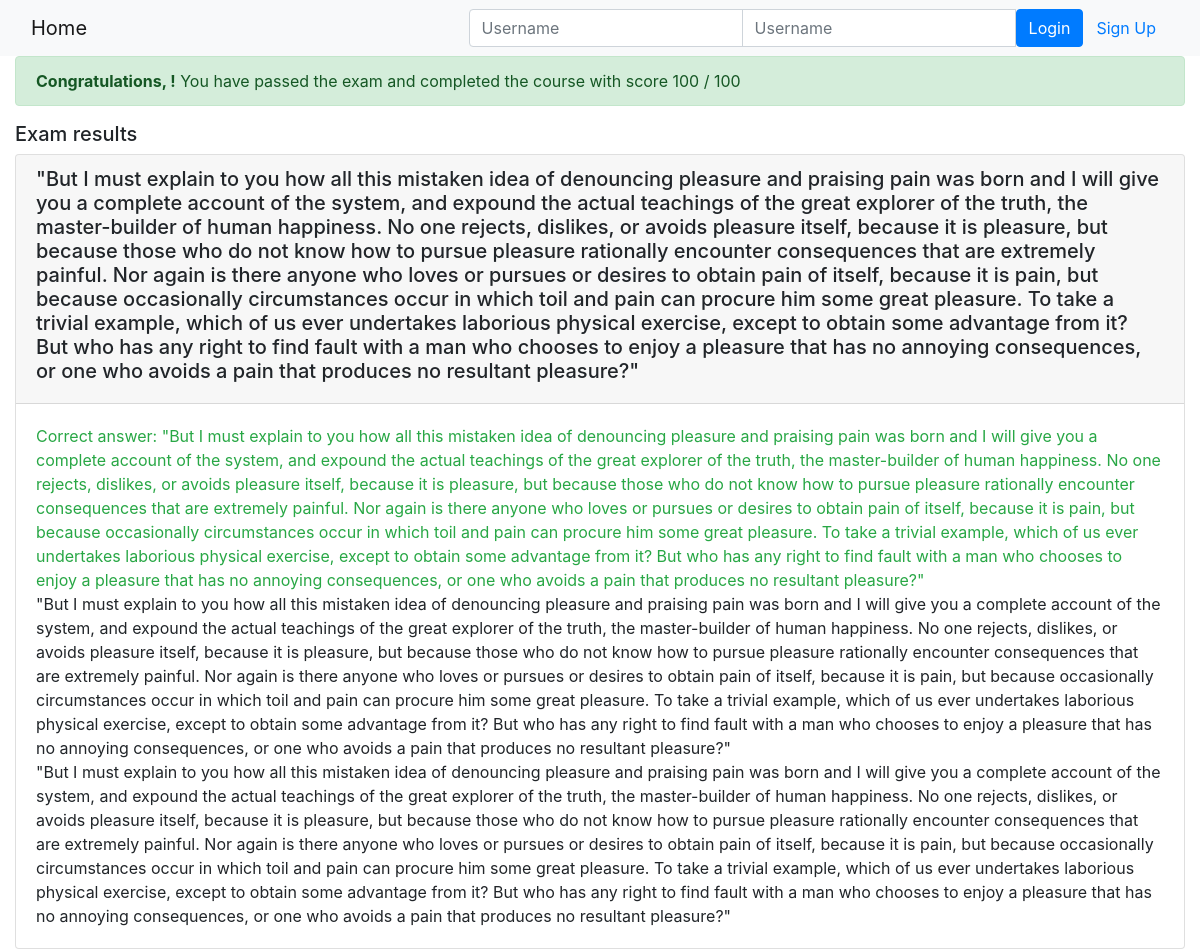
Screenshot of /onlinecourse/1/show_exam_result/1 with the database file from the repository.
### onlinecourse/models.py (models this page shows, shortened)
class Question(models.Model):
    course = models.ForeignKey(Course, on_delete=models.CASCADE)
    question_text = models.CharField(null=False, max_length=500)
    grade = models.IntegerField()

class Choice(models.Model):
    question = models.ForeignKey(Question, on_delete=models.CASCADE)
    choice_text = models.CharField(null=False, max_length=500)
    is_correct = models.BooleanField()

### onlinecourse/views.py (the view)
# urls.py: path('<int:course_id>/show_exam_result/<int:submission_id>', views.show_exam_result, name='show_exam_result'),
def show_exam_result(request, course_id, submission_id):
    course = get_object_or_404(Course, pk=course_id)
    submission = get_object_or_404(Submission, pk=submission_id)
    selected_ids = []
    for choice in submission.choices.all():
        selected_ids.append(choice.id)
    total_grade, get_grade = 0, 0
    for question in course.question_set.all():
        total_grade += question.grade
        all_correct = all([(choice.id in selected_ids) == choice.is_correct for choice in question.choice_set.all()])
        if all_correct:
            get_grade += question.grade
    grade = int(100.0 * get_grade / total_grade)
    context = {}
    context['course'] = course
    context['selected_ids'] = selected_ids
    context['grade'] = grade
    return render(request, 'onlinecourse/exam_result_bootstrap.html', context)

### onlinecourse/templates/onlinecourse/exam_result_bootstrap.html (shortened to what this page needs)
<!DOCTYPE html>
<html lang="en">
<head>
    {% load static %}
    <link rel="stylesheet" href="https://maxcdn.bootstrapcdn.com/bootstrap/4.5.2/css/bootstrap.min.css">
</head>
<body>
 <nav class="navbar navbar-light bg-light">
    <div class="container-fluid">
        <div class="navbar-header">
              <a class="navbar-brand" href="{% url 'onlinecourse:index' %}">Home</a>
        </div>
        <ul class="nav navbar-nav navbar-right">
            {% if user.is_authenticated %}
            <li>
                <a class="btn btn-link" href="#">{{ user.first_name }}({{ user.username }})</a>
                <a class="btn btn-link" href="{% url 'onlinecourse:logout' %}">Logout</a>
            </li>
            {% else %}
            <li>
                <form class="form-inline" action="{% url 'onlinecourse:login' %}" method="post">
                    <div class="input-group">
                        <input type="text" class="form-control" placeholder="Username" name="username" >
                        <input type="password" class="form-control" placeholder="Username" name="psw" >
                        <button class="btn btn-primary" type="submit">Login</button>
                        <a class="btn btn-link" href="{% url 'onlinecourse:registration' %}">Sign Up</a>
                    </div>
                </form>
            </li>
            {% endif %}
        </ul>
    </div>
</nav>
<div class="container-fluid">
    {% if grade > 80 %}
    <div class="alert alert-success">
       <b>Congratulations, {{user.usrename}}!</b> You have passed the exam and completed the course with score {{grade}} / 100
    </div>
        {% else %}
        <div class="alert alert-danger">
            <b>Failed</b> Sorry, {{user.username}}! You have failed exam with score {{grade}} / 100
        </div>
        <a class="btn btn-link text-danger" href="{% url 'onlinecourse:course_details' course.id %}">Re-test</a>
        {% endif %}
        <div class="card-columns-vertical mt-1">
        <h5 class="">Exam results</h5>
            {% for question in course.question_set.all %}
            <div class="card mt-1">
                <div class="card-header"><h5>{{question.question_text}}</h5></div>
                <div class="card-body">
                    {% for choice in question.choice_set.all %}
                        {% if choice.is_correct and choice.id in selected_ids %}
                        <div class="text-success">Correct answer: {{ choice.choice_text }}</div>
                        {% elif choice.is_correct %}
                        <div class="text-warning">Not selected: {{ choice.choice_text }}</div>
                        {% elif not choice.is_correct and choice.id in selected_ids %}
                        <div class="text-danger">Incorrect choices: {{ choice.choice_text }}</div>
                        {% else %}
                        <div>{{ choice.choice_text }}</div>
                        {% endif %}
                    {% endfor %}
                </div>
            </div>
            {% endfor %}
        </div>
    </div>
</body>
</html>

### rows the page displays
Question: question_text "\"But I must explain to you how all this mistaken idea of denouncing pleasure and praising pain was born and I will give you a complete account of the system, and expound the actual teachings of the great explorer of the truth, the master-builder of human happiness. No one rejects, dislikes, or avoids pleasure itself, because it is pleasure, but because those who do not know how to pursue pleasure rationally encounter consequences that are extremely painful. Nor again is there anyone who loves or pursues or desires to obtain pain of itself, because it is pain, but because occasionally circumstances occur in which toil and pain can procure him some great pleasure. To take a trivial example,…"
Choice: choice_text "\"But I must explain to you how all this mistaken idea of denouncing pleasure and praising pain was born and I will give you a complete account of the system, and expound the actual teachings of the great explorer of the truth, the master-builder of human happiness. No one rejects, dislikes, or avoids pleasure itself, because it is pleasure, but because those who do not know how to pursue pleasure rationally encounter consequences that are extremely painful. Nor again is there anyone who loves or pursues or desires to obtain pain of itself, because it is pain, but because occasionally circumstances occur in which toil and pain can procure him some great pleasure. To take a trivial example,…"
Choice: choice_text "\"But I must explain to you how all this mistaken idea of denouncing pleasure and praising pain was born and I will give you a complete account of the system, and expound the actual teachings of the great explorer of the truth, the master-builder of human happiness. No one rejects, dislikes, or avoids pleasure itself, because it is pleasure, but because those who do not know how to pursue pleasure rationally encounter consequences that are extremely painful. Nor again is there anyone who loves or pursues or desires to obtain pain of itself, because it is pain, but because occasionally circumstances occur in which toil and pain can procure him some great pleasure. To take a trivial example,…"
Choice: choice_text "\"But I must explain to you how all this mistaken idea of denouncing pleasure and praising pain was born and I will give you a complete account of the system, and expound the actual teachings of the great explorer of the truth, the master-builder of human happiness. No one rejects, dislikes, or avoids pleasure itself, because it is pleasure, but because those who do not know how to pursue pleasure rationally encounter consequences that are extremely painful. Nor again is there anyone who loves or pursues or desires to obtain pain of itself, because it is pain, but because occasionally circumstances occur in which toil and pain can procure him some great pleasure. To take a trivial example,…"

### other values shown
{{ grade }} "100"
